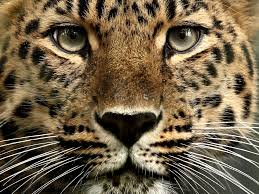
#> input picture images.jpg, 259 x 194 px
$ python demo.py
#> lines starting #> are read from the running program, lines starting #| are printed output that depends on the picture
#!/usr/bin/env python3
# -*- coding: utf-8 -*-
"""
Created on Tue Feb 13 19:38:23 2018

@author: asem
"""

import matplotlib.pyplot as plt
import matplotlib.image as mpimg
import numpy as np


image1 = mpimg.imread("images.jpg")
#> image1 is the input picture: shape (194, 259, 3); mean R, G, B 114.2, 97.9, 73.2
image2 = mpimg.imread("cameraman1.png")
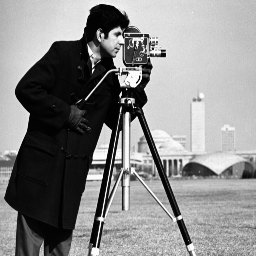
#> input picture cameraman1.png, 256 x 256 px
#> image2 is the input picture: shape (256, 256) float32; min 0, max 0.984, mean 0.538

image2 = np.array( image2 , dtype = np.float32 )


print( image1.shape )
#| (194, 259, 3)
print( image2.shape )
#| (256, 256)

plt.figure()
plt.imshow(image1)

plt.figure()
plt.gray()
plt.imshow(image2)

plt.figure()
plt.hist( image2.flatten() , 128 )

plt.show()
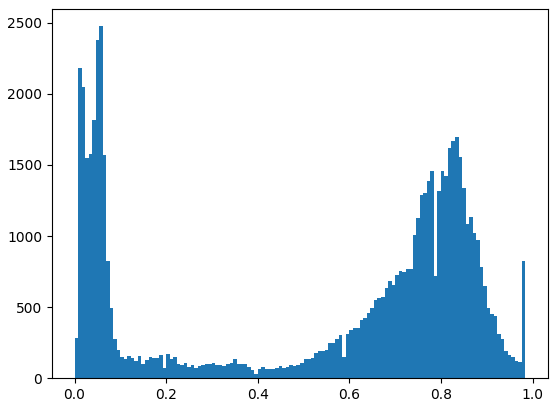
#> figure drawn by matplotlib, 1 panel; tallest bar 2476 high, from x = 0.0538 to 0.0615
